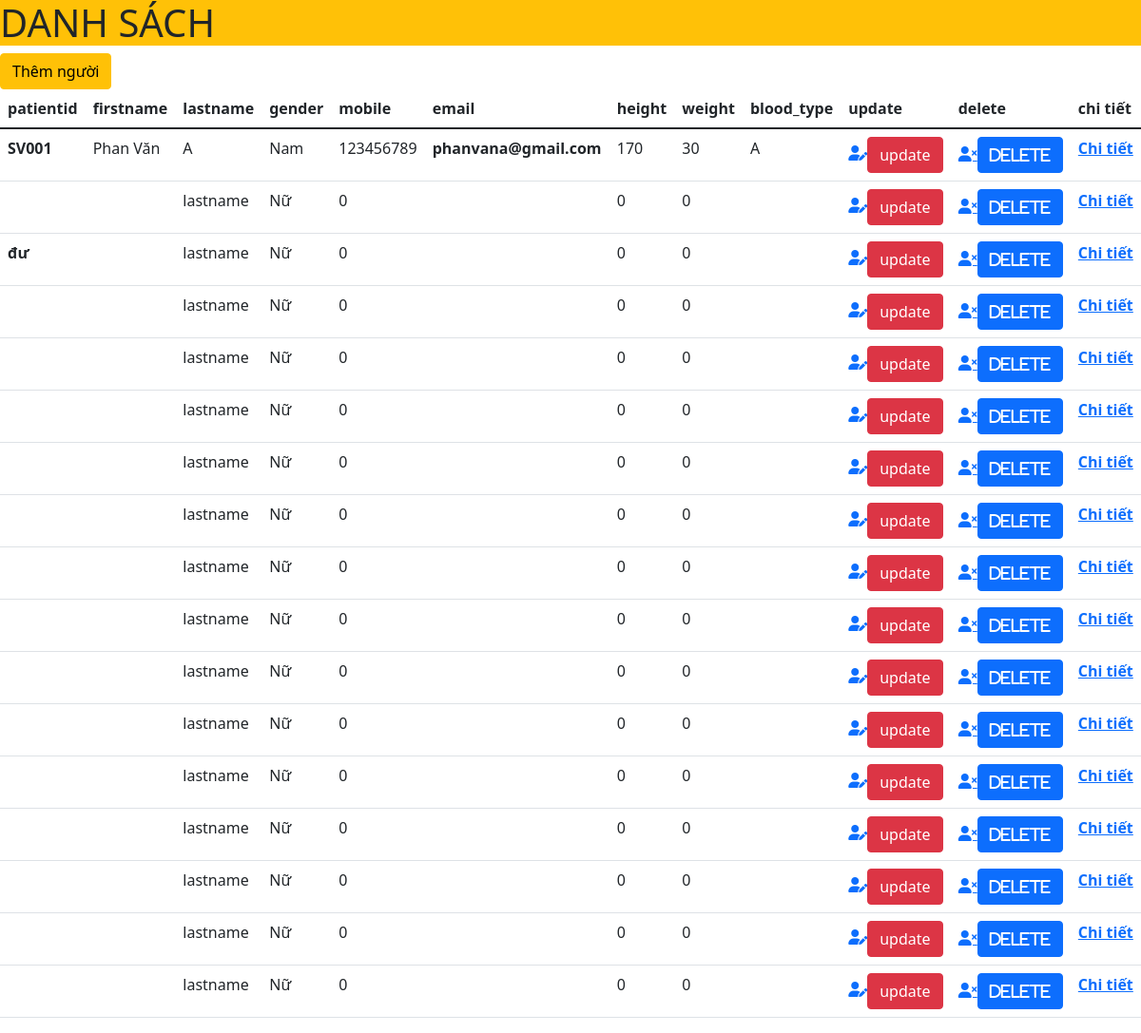
The page / on the database its author committed.
### tables this page shows
CREATE TABLE `patient` (
  `patientid` varchar(100) NOT NULL,
  `firstname` varchar(50) NOT NULL,
  `lastname` varchar(30) NOT NULL,
  `dateofbirth` date NOT NULL,
  `gender` int(11) NOT NULL,
  `mobile` int(11) NOT NULL,
  `email` varchar(100) NOT NULL,
  `height` double NOT NULL,
  `weight` double NOT NULL,
  `blood_type` varchar(2) NOT NULL,
  `created_on` datetime NOT NULL,
  `modified_on` datetime NOT NULL DEFAULT current_timestamp()
);

### index.php (the view, shortened to what this page needs)
<?php
include('./config.php') ;
include('./header.php');
?>
<!DOCTYPE html>
<html lang="en">
<head>
    <link href="https://cdn.jsdelivr.net/npm/bootstrap@5.1.3/dist/css/bootstrap.min.css" rel="stylesheet">
    <link rel="stylesheet" href="https://cdnjs.cloudflare.com/ajax/libs/font-awesome/6.0.0-beta2/css/all.min.css" />
</head>
<body>
    <a href="./add.php"><button type="button" class="btn btn-warning">Thêm người</button></a>
    <table class="table">
        <thead>
            <tr>
                <th scope="col">patientid </th>
                <th scope="col">firstname</th>
                <th scope="col">lastname</th>
                <th scope="col">gender</th>
                <th scope="col">mobile</th>
                <th scope="col">email</th>
                <th scope="col">height</th>
                <th scope="col">weight</th>
                <th scope="col">blood_type</th>
                <th scope="col">update</th>
                <th scope="col">delete</th>
                <th scope="col">chi tiết</th>
            </tr>
        </thead>
        <tbody>
            <?php
            $sql = "select * from patient";
            $rs = mysqli_query($con, $sql);
            if (mysqli_num_rows($rs) > 0) {
                while ($row = mysqli_fetch_assoc($rs)) {
            ?>
                    <tr>
                        <th><?php echo $row['patientid'] ?></th>
                        <td><?php echo $row['firstname'] ?></td>
                        <td><?php echo $row['lastname'] ?></td>
                        <td><?php if ($row['gender'] == 1) {
                                echo "Nam";
                            } else if($row['gender'] == 0) {
                                echo "Nữ";
                            }
                            ?></td>
                        <td><?php echo $row['mobile'] ?></td>
                        <th><?php echo $row['email'] ?></th>
                        <td><?php echo $row['height'] ?></td>
                        <td><?php echo $row['weight'] ?></td>
                        <td><?php echo $row['blood_type'] ?></td>
                        <th><a href="./update.php?bd_id=<?php echo $row['patientid'] ?>"><i class="fas fa-user-edit"></i><button type="button" class="btn btn-danger">update</button></a></th>
                        <th><a href="./delete.php?bd_id=<?php echo $row['patientid'] ?>"<i class="fas fa-user-times"></i><button type="button" class="btn btn-primary">delete</button></a></th>
                        <th><a href="./users.php?bd_id=<?php echo $row['patientid'] ?>"">Chi tiết</a></th>
                    </tr>
            <?php
                }
            }
            ?>
        </tbody>
    </table>
</body>
</html>

### header.php (shortened to what this page needs)
<!doctype html>
<html lang="en">
  <head>
    <link href="https://cdn.jsdelivr.net/npm/bootstrap@5.0.2/dist/css/bootstrap.min.css" rel="stylesheet">
    <link rel="stylesheet" href="https://cdnjs.cloudflare.com/ajax/libs/font-awesome/6.0.0-beta2/css/all.min.css" />
  </head>
  <body>
    <h1 class="bg-warning">DANH SÁCH</h1>

### rows shown on the page
patient: patientid "SV001", firstname "Phan Văn", lastname "A", gender "Nam", mobile "123456789", email "phanvana@gmail.com", height "170", weight "30", blood_type "A"
patient: lastname "lastname", gender "Nữ", mobile "0", height "0", weight "0"
patient: patientid "đư", lastname "lastname", gender "Nữ", mobile "0", height "0", weight "0"
patient: lastname "lastname", gender "Nữ", mobile "0", height "0", weight "0"
patient: lastname "lastname", gender "Nữ", mobile "0", height "0", weight "0"
patient: lastname "lastname", gender "Nữ", mobile "0", height "0", weight "0"
patient: lastname "lastname", gender "Nữ", mobile "0", height "0", weight "0"
patient: lastname "lastname", gender "Nữ", mobile "0", height "0", weight "0"
patient: lastname "lastname", gender "Nữ", mobile "0", height "0", weight "0"
patient: lastname "lastname", gender "Nữ", mobile "0", height "0", weight "0"
patient: lastname "lastname", gender "Nữ", mobile "0", height "0", weight "0"
patient: lastname "lastname", gender "Nữ", mobile "0", height "0", weight "0"
patient: lastname "lastname", gender "Nữ", mobile "0", height "0", weight "0"
patient: lastname "lastname", gender "Nữ", mobile "0", height "0", weight "0"
patient: lastname "lastname", gender "Nữ", mobile "0", height "0", weight "0"
patient: lastname "lastname", gender "Nữ", mobile "0", height "0", weight "0"
patient: lastname "lastname", gender "Nữ", mobile "0", height "0", weight "0"
